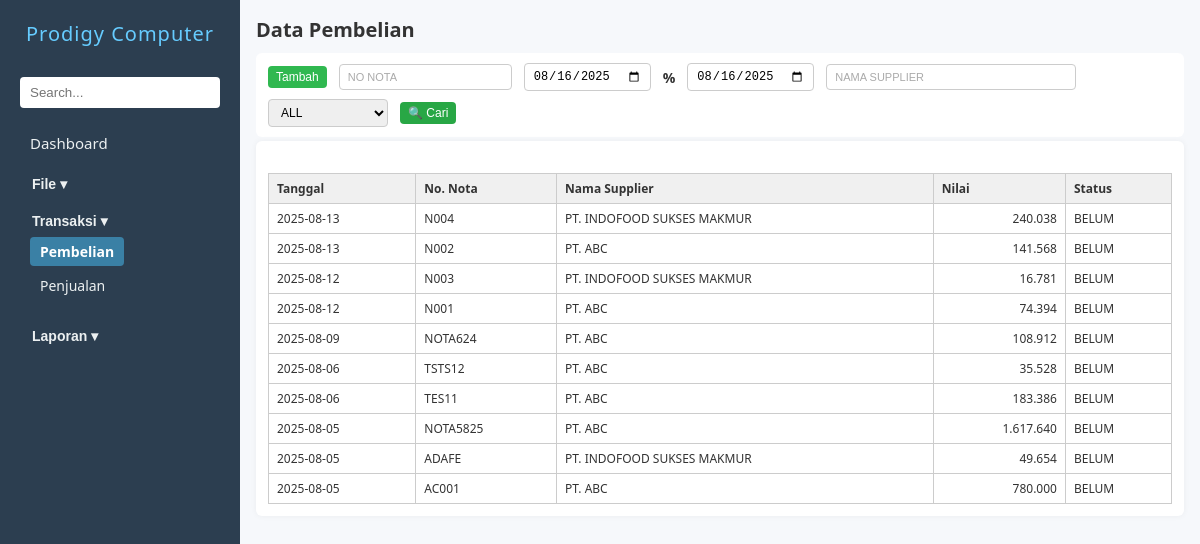
/pembelian.php, run on an earlier commit of the app's database.
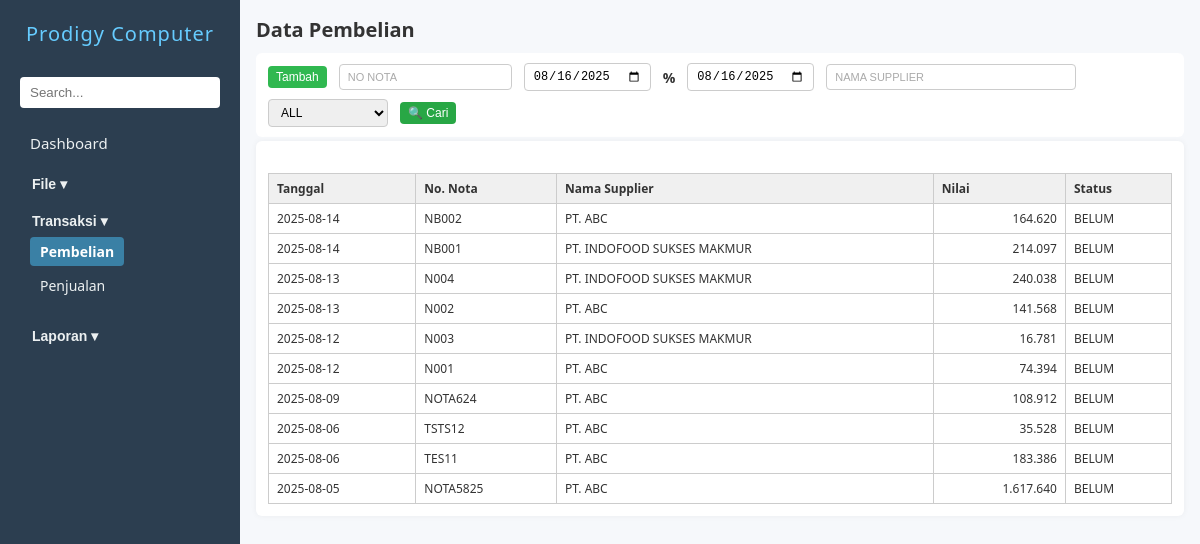
And on a later commit of the database.
### tables this page shows
CREATE TABLE `zbeli` (
  `nonota` char(30) DEFAULT NULL,
  `tgl` date DEFAULT NULL,
  `kodesup` char(10) DEFAULT NULL,
  `kodegd` char(10) NOT NULL,
  `nilai` double DEFAULT 0,
  `lunas` int(11) DEFAULT 0,
  `tgltempo` date DEFAULT NULL,
  `ppn` double(10,2) DEFAULT 0.00,
  `hppn` double(10,2) DEFAULT 0.00,
  `disc1` double(10,2) DEFAULT 0.00,
  `hdisc1` double(10,2) DEFAULT 0.00,
  `disc2` double(10,2) DEFAULT 0.00,
  `hdisc2` double(10,2) DEFAULT 0.00,
  `disc3` double(10,2) DEFAULT 0.00,
  `hdisc3` double(10,2) DEFAULT 0.00
);

CREATE TABLE `zsupplier` (
  `kodesup` char(10) NOT NULL,
  `namasup` tinytext NOT NULL,
  `alamat` tinytext NOT NULL,
  `kota` tinytext NOT NULL,
  `ktp` char(20) NOT NULL,
  `npwp` char(30) NOT NULL
);

### pembelian.php (the view, shortened to what this page needs)
<?php
include 'koneksi.php';
$query = mysqli_query($conn, "
    SELECT zbeli.tgl, zbeli.nonota, zsupplier.namasup, zbeli.nilai, zbeli.lunas
    FROM zbeli
    JOIN zsupplier ON zbeli.kodesup = zsupplier.kodesup
    ORDER BY zbeli.tgl DESC, zbeli.nonota DESC
    LIMIT 10
");
?>
<!DOCTYPE html>
<html lang="en">
<head>
    <link rel="stylesheet" href="navbar.css" />
    <link rel="stylesheet" href="form.css" />
</head>
<body>
    <?php include 'navbar.php'; ?>
    <main>
        <h2>Data Pembelian</h2>
        <div class="action-bar">
            <button type="button" name="btnTambah" id="btnTambah" class="action-btn tambah" onclick="window.location.href='inputpembelian.php'">Tambah</button>
            <input type="text" name="noNota" id="inputNoNota" placeholder="No Nota" style="text-transform: uppercase;">
            <input type="date" name="tgl1" id="inputTgl1">
            <span>%</span>
            <input type="date" name="tgl2" id="inputTgl2">
            <input type="text" name="namasup" id="inputNamasup" placeholder="Nama supplier" class="medium-input" style="text-transform: uppercase;">
            <select name="statusBayar" id="statusBayar">
                <option value="all">ALL</option>
            </select>
            <button type="button" name="btnSearch" id="btnSearch" class="action-btn cari" onclick="triggerSearch()">🔍 Cari</button>
        </div>
        <form id="pembelianForm" action="prosespembelian.php" method="POST" enctype="multipart/form-data" onsubmit="return validateForm()">
            <div id="tabelHasil" class="form-grid" style="margin-top: 20px;">
                <table class="tabel-hasil">
                    <thead>
                        <tr>
                            <th>Tanggal</th>
                            <th>No. Nota</th>
                            <th>Nama Supplier</th>
                            <th>Nilai</th>
                            <th>Status</th>
                        </tr>
                    </thead>
                    <tbody>
                        <?php while ($row = mysqli_fetch_assoc($query)): ?>
                            <tr onclick="tampilkanKonfirmasiEdit('<?= $row['nonota'] ?>')">
                                <td><?= $row['tgl'] ?></td>
                                <td><?= $row['nonota'] ?></td>
                                <td><?= $row['namasup'] ?></td>
                                <td style="text-align: right;"><?= number_format($row['nilai'], 0, ',', '.') ?></td>
                                <td><?= $row['lunas'] ? 'LUNAS' : 'BELUM' ?></td>
                            </tr>
                        <?php endwhile; ?>
                    </tbody>
                </table>
            </div>
        </form>
    </main>
</body>
</html>

What changed in the data, as far as the page shows it:
no longer on this page (row unchanged): zbeli: tgl "2025-08-05", nonota "ADAFE", zsupplier.namasup "PT. INDOFOOD SUKSES MAKMUR", nilai "49.654", lunas "BELUM"
no longer on this page (row unchanged): zbeli: tgl "2025-08-05", nonota "AC001", zsupplier.namasup "PT. ABC", nilai "780.000", lunas "BELUM"
added zbeli: tgl "2025-08-14", nonota "NB002", zsupplier.namasup "PT. ABC", nilai "164.620", lunas "BELUM"
added zbeli: tgl "2025-08-14", nonota "NB001", zsupplier.namasup "PT. INDOFOOD SUKSES MAKMUR", nilai "214.097", lunas "BELUM"
